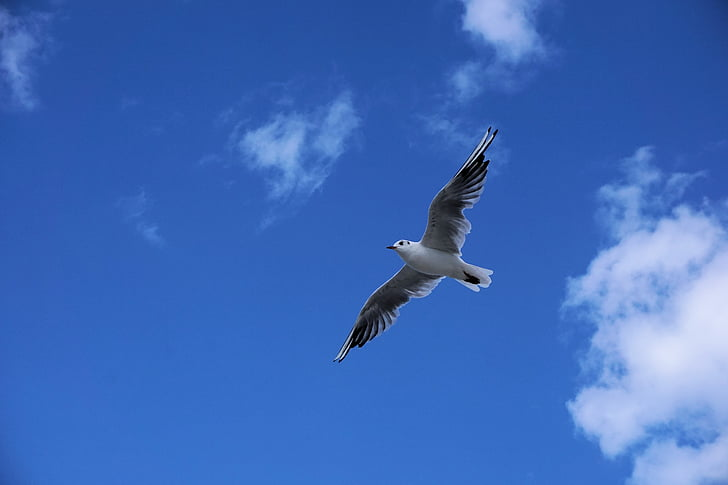
#> input picture Lab3_Image-Segmentation/asset/seagull.jpg, 728 x 485 px
$ jupyter execute --allow-errors 'Lab3_Image Segmentation.ipynb'   (shell and % lines are left out)
#> lines starting #> are read from the running program, lines starting #| are printed output that depends on the picture
# **Lab3 : Image Segmentation (Histogram of Oriented Gradients & K-Mean Clustering)**

[cell 1]
import cv2
import numpy as np
import pandas as pd
import matplotlib.pyplot as plt
from skimage.feature import hog
from skimage import measure


import glob

from sklearn.cluster import KMeans

from scipy import spatial

from tqdm import tqdm
import cv2
import os
import random

## Load Image

[cell 2]
### START CODE HERE ###
image = cv2.imread("./asset/seagull.jpg")
#> image is the input picture: shape (485, 728, 3); mean B, G, R 186.5, 106.7, 62.6
image_rgb = cv2.cvtColor(image, cv2.COLOR_BGR2RGB)
plt.imshow(image_rgb)
### END CODE HERE ###

## Histogram of Oriented Gradients

Blur the image then apply to the [`hog()`](<https://scikit-image.org/docs/stable/api/skimage.feature.html#skimage.feature.hog:~:text=skimage.feature.hog(,%23>)
<details>

<summary>
<font size="3" color="orange">
<b>Expected output</b>
</font>
</summary>

- The output should resemble this, but not be identical

</details>

[cell 3]
### START CODE HERE ###
blurry_image = cv2.GaussianBlur(image_rgb, (21, 21), 0)
fd, hog_image = hog(blurry_image, visualize=True, channel_axis=-1)
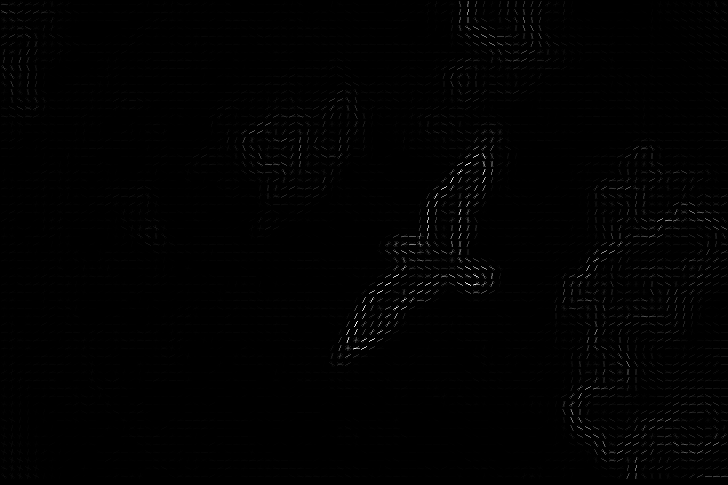
#> hog_image: shape (485, 728) float64; min 0, max 28.29, mean 0.2; drawn with min black and max white

fig, axs = plt.subplots(1, 2, figsize=(12, 6))

axs[0].imshow(blurry_image)
axs[0].axis('off')
axs[0].set_title("Blurry")

axs[1].imshow(hog_image, cmap="gray")
axs[1].axis('off')
axs[1].set_title("HoG")

plt.show()
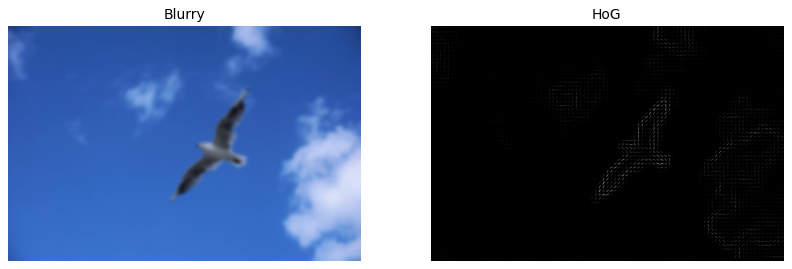
#> figure drawn by matplotlib, 2 panels

### END CODE HERE ###
